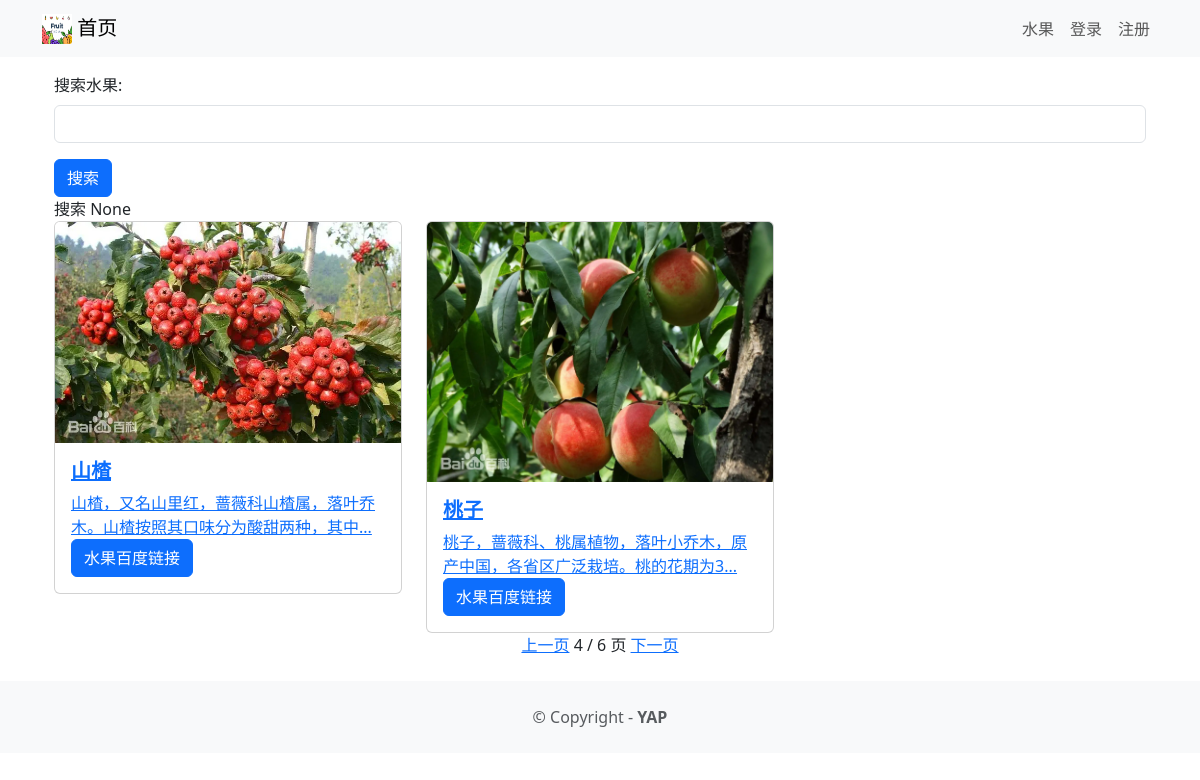
The app's page /foodhome?page=4 with its own data.
### food/models.py (models this page shows, shortened)
class Food(models.Model) :
    title = models.CharField(max_length=100,verbose_name='水果名')
    description = models.CharField(max_length=250,verbose_name='水果简介')
    image = models.ImageField(upload_to='food/images/',verbose_name='水果海报')
    url = models.URLField(blank=True,verbose_name='水果链接')
    class Meta:
        verbose_name='水果'
        verbose_name_plural='水果'

### food/views.py (the view)
# urls.py: path('foodhome',views.foodhome,name='foodhome'),
def foodhome(request):
    searchTerm=request.GET.get('searchFood')
    if searchTerm:
        food_list=Food.objects.filter(title__contains=searchTerm)
    else:
        food_list=Food.objects.all()
    paginator=Paginator(food_list,2)
    page_number=request.GET.get('page',1)
    foods=paginator.page(page_number)
    return render(request,'foodhome.html',{'searchTerm':searchTerm,'foods':foods})

### food/templates/foodhome.html
{% extends 'base.html' %}
{% block content %}
<div class="container">
    <form action="">
        <div class="mb-3">
            <label class="form-label">搜索水果:</label>
            <input type="text" class="form-control" name="searchFood">
        </div>
        <button type="submit" class="btn btn-primary">搜索</button>
    </form>
    搜索 {{searchTerm}}
    <div class="row row-cols-1 row-cols-md-3 g-4">
        {% for food in foods %}
        <div v-for="food in foods" class="col">
            <div class="card">
                <img class="card-img-top" src="{{ food.image.url }}"/>
                <div class="card-body">
                    <a href="{%url 'fooddetail' food.id %}">
                    <h5 class="card-title fw-bold">{{food.title}}</h5>
                    <p class="card-text">{{ food.description|truncatechars:40}}</p>
                    {% if food.url %}
                    <a href="{{ food.url }}" class="btn btn-primary">水果百度链接</a>
                     {% endif %}
                </div>
            </div>
        </div>
        {% endfor %}
</div>
</div>
<div class="d-flex justify-content-center align-items-center">
    {% include "pagination.html" with page=foods %}
</div>
{% endblock content %}

### records on screen
Food: image (picture), title "山楂", description "山楂，又名山里红，蔷薇科山楂属，落叶乔木。山楂按照其口味分为酸甜两种，其中..."
Food: image (picture), title "桃子", description "桃子，蔷薇科、桃属植物，落叶小乔木，原产中国，各省区广泛栽培。桃的花期为3..."

### other values on screen
{{ searchTerm }} "None"
{{ page.number }} "4"
{{ page.paginator.num_pages }} "6"
